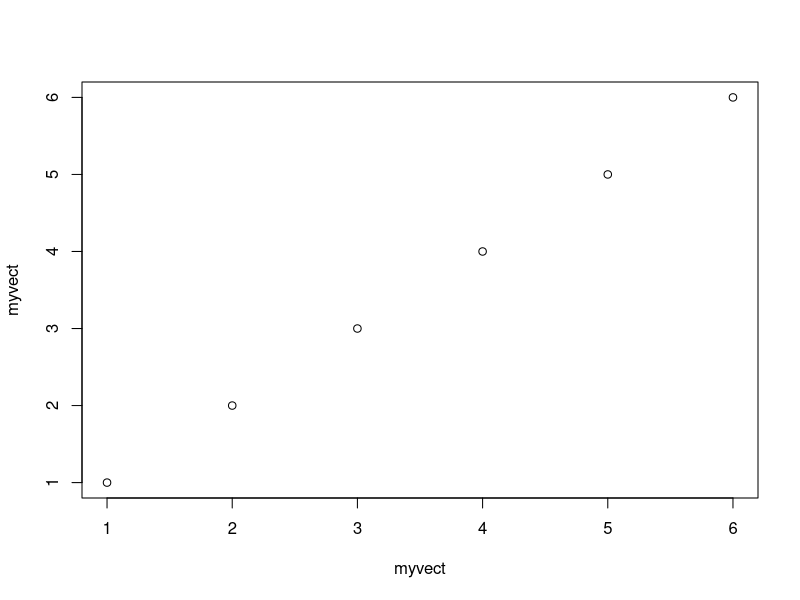

Generate this figure with R:
#math operators and basic math functions
a <- 1; # Create variable A with value 1
b <- 1;
c <- 3;
print(a + b);
print(c - b);
print(c * b);
print(tan(c));

myvect <- c(1,2,3,4,5,6); # Create a vector
# Calculate standard deviation
print(sd(myvect));
# Calculate mean
print(mean(myvect));
# Calculate min and max
print(cat(min(myvect), max(myvect)));

# Plot
plot(myvect, myvect)


